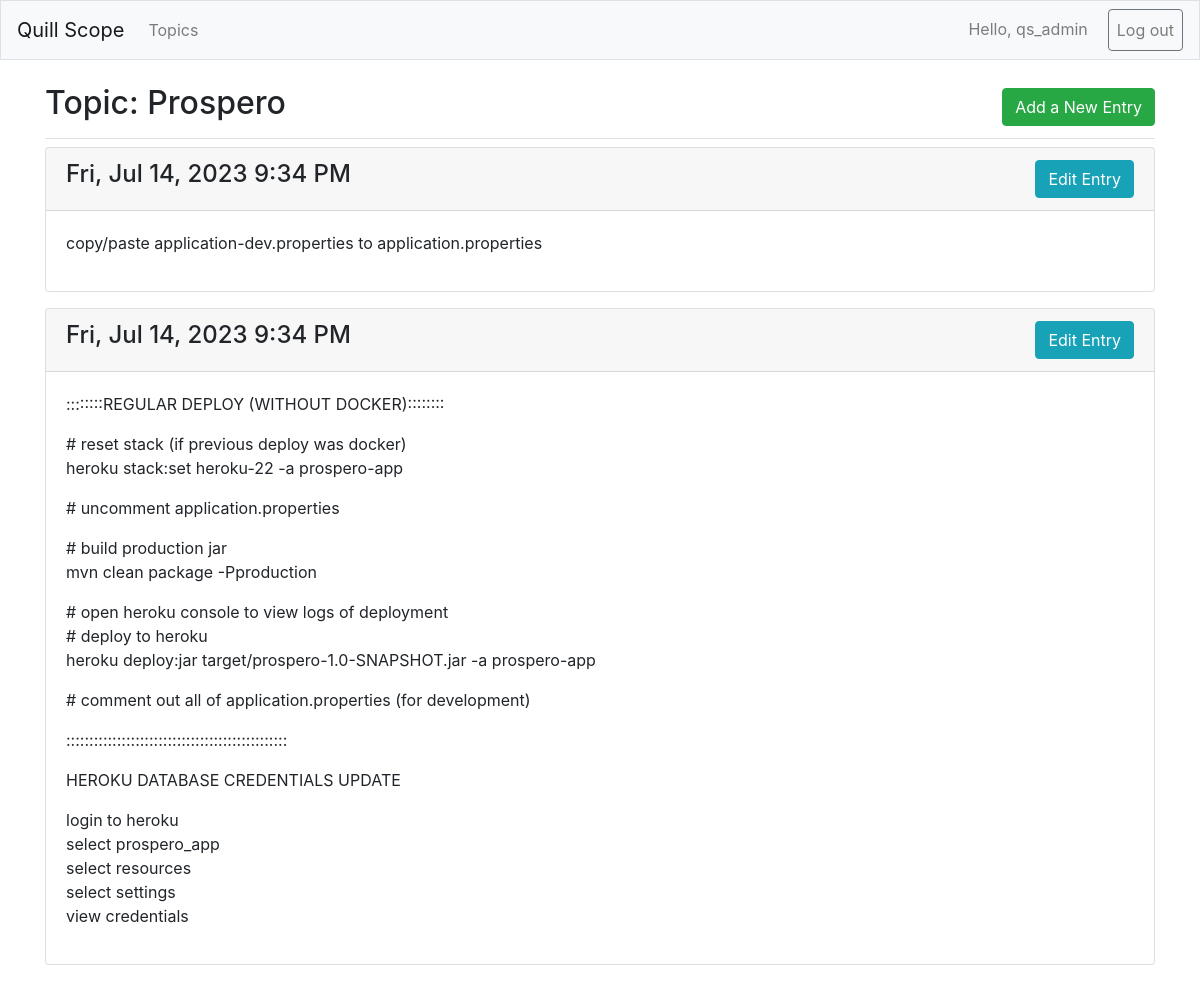
The page /topics/3/ (signed in) on the database its author committed.
### quill_scope_app/models.py (models this page shows, shortened)
class Topic(models.Model):
    text = models.CharField(max_length=200)
    date_added = models.DateTimeField(auto_now_add=True)
    owner = models.ForeignKey(User, on_delete = models.CASCADE)
    def __str__(self):
        return self.text

class Entry(models.Model):
    topic = models.ForeignKey(Topic, on_delete=models.CASCADE)
    text = models.TextField()
    date_added = models.DateTimeField(auto_now_add=True)
    class Meta:
        verbose_name_plural = 'entries'

### quill_scope_app/views.py (the view)
# urls.py: path('topics/<int:topic_id>/', views.topic, name='topic'),
@login_required
def topic(request, topic_id):
    topic = Topic.objects.get(id=topic_id)
    if topic.owner != request.user:
        raise Http404
    entries = topic.entry_set.order_by('-date_added')
    context = {'topic':topic, 'entries':entries}
    return render(request, 'quill_scope_app/topic.html', context)

### quill_scope_app/templates/quill_scope_app/topic.html
{% extends "quill_scope_app/base.html" %}
{% block page_header %}
<div class="d-flex justify-content-between align-items-center">
    <h2>Topic: {{ topic }}</h2>
    <p class="m-0 d-flex align-items-center">
        <a href="{% url 'quill_scope_app:new_entry' topic.id %}"
        class="btn btn-xs btn-success">
            Add a New Entry</a>
    </p>
</div>
{% endblock page_header %}
{% block content %}
    {% for entry in entries %}
    <div class="card mb-3">
        <h4 class="card-header">
            {{ entry.date_added|date:'D, M d, Y g:i A' }}
            <small class="float-right">
                <a href="{% url 'quill_scope_app:edit_entry' entry.id %}"
                class="btn btn-xs btn-info">
                    Edit Entry</a>
            </small>
        </h4>
        <div class="card-body">
            {{ entry.text|linebreaks }}
        </div>
    </div>
    {% empty %}
    <li>No entries have been added for this topic.</li>
    {% endfor %}
{% endblock content %}

### quill_scope_app/templates/quill_scope_app/base.html (shortened to what this page needs)
{% load bootstrap4 %}
<!DOCTYPE html>
<html lang="en">
<head>
    {% bootstrap_css %}
</head>
<body>
    <nav class="navbar navbar-expand-md navbar-light bg-light mb-4 border">
        <a class="navbar-brand" href="{% url 'quill_scope_app:index' %}">
            Quill Scope</a>
        <div class="collapse navbar-collapse" id="navbarCollapse">
            <ul class="navbar-nav mr-auto">
                <li class="nav-item">
                    <a class="nav-link"
                       href="{% url 'quill_scope_app:topics' %}">
                        Topics</a>
                </li>
            </ul>
            <ul class="navbar-nav ml-auto">
                {% if user.is_authenticated %}
                <li class="nav-item">
                    <span class="navbar-text">
                        Hello, {{ user.username }}
                    </span>
                </li>
                <li class="nav-item logout-btn">
                    <a class="nav-link btn btn-outline-secondary"
                       href="{% url 'users:logout' %}">
                        Log out</a>
                </li>
                {% endif %}
            </ul>
        </div>
    </nav>
    <main role="main" class="container">
        <div class="pb-2 mb-2 border-bottom">
            {% block page_header %}
            {% endblock page_header %}
        </div>
        <div>
            {% block content %}
            {% endblock content %}
        </div>
    </main>
</body>
</html>

### quill_scope_app/templates/quill_scope_app/base.html (style rules this page uses)
.navbar-text { margin-right: 10px; }
.nav-item.logout-btn { margin-left: 10px; }

### rows shown on the page
Topic: text "Prospero"
Entry: date_added "Fri, Jul 14, 2023 9:34 PM", text "copy/paste application-dev.properties to application.properties"
Entry: date_added "Fri, Jul 14, 2023 9:34 PM", text "::::::::REGULAR DEPLOY (WITHOUT DOCKER):::::::: # reset stack (if previous deploy was docker) heroku stack:set heroku-22 -a prospero-app # uncomment application.properties # build production jar mvn clean package -Pproduction # open heroku console to view logs of deployment # deploy to heroku heroku deploy:jar target/prospero-1.0-SNAPSHOT.jar -a prospero-app # comment out all of application.properties (for development) :::::::::::::::::::::::::::::::::::::::::::::::: HEROKU DATABASE CREDENTIALS UPDATE login to heroku select prospero_app select resources select settings view credentials"

### other values the page prints
{{ user.username }} "qs_admin"
